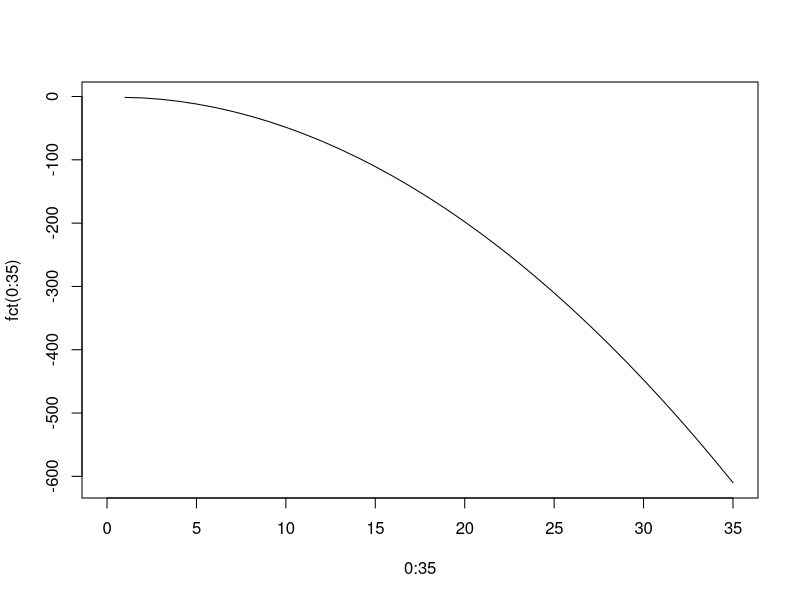
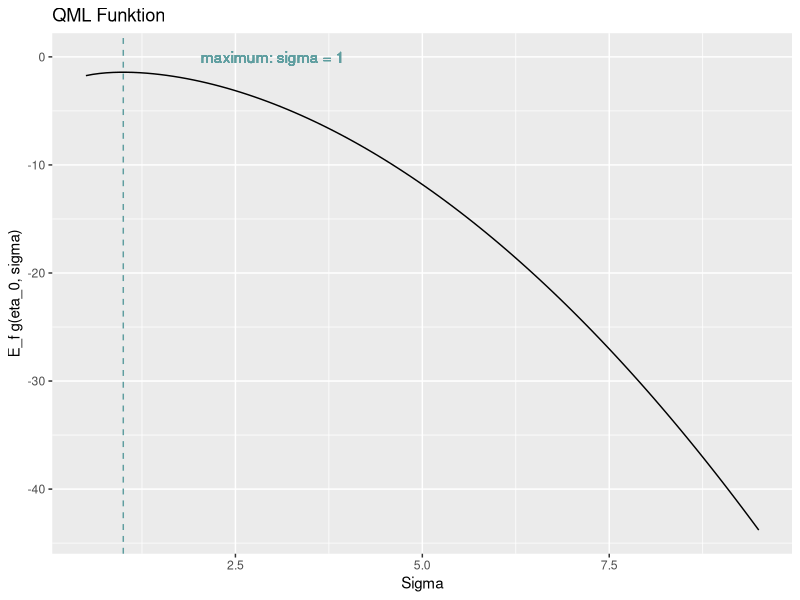
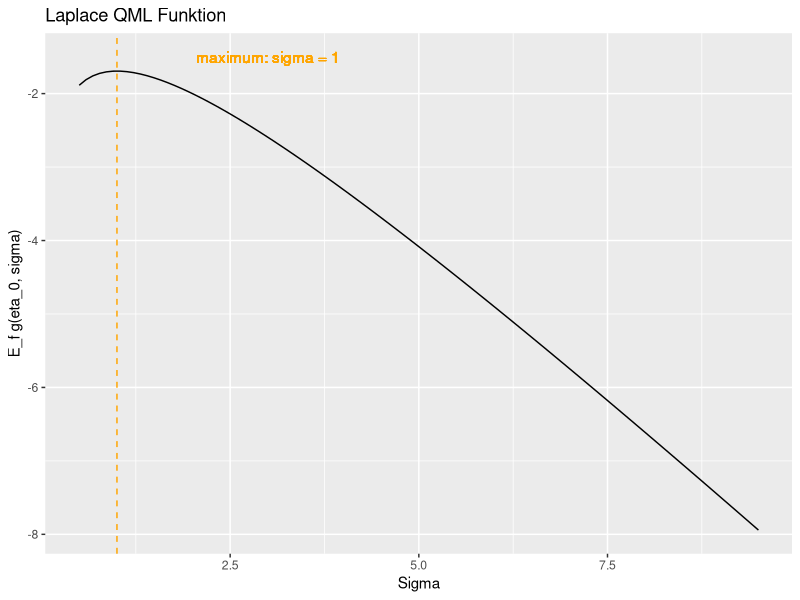

Write the R code that produced these figures, in order.
fct = function(a) {
  fct = -(a^2)/2 + log(a) -log(sqrt(2*pi))
  return(fct)
}

plot(0:35, fct(0:35), type="l")

fct2 = function(a) {
  fct2 = -a + log(a) -log(2)
  return(fct2)
}

library(ggplot2)

ggplot(data.frame(x=c(0.5:10)), aes(x)) +
  labs(title="QML Funktion") +
  xlab("Sigma") +
  ylab("E_f g(eta_0, sigma)") +
  stat_function(fun=fct) +
  geom_vline(xintercept=1, linetype=2, colour="cadetblue") +
  geom_text(aes(x=3, label="maximum: sigma = 1", y=0), colour="cadetblue")

ggplot(data.frame(x=c(0.5:10)), aes(x)) +
  labs(title="Laplace QML Funktion") +
  xlab("Sigma") +
  ylab("E_f g(eta_0, sigma)") +
  stat_function(fun=fct2) +
  geom_vline(xintercept=1, linetype=2, colour="orange") +
  geom_text(aes(x=3, label="maximum: sigma = 1", y=-1.5), colour="orange")